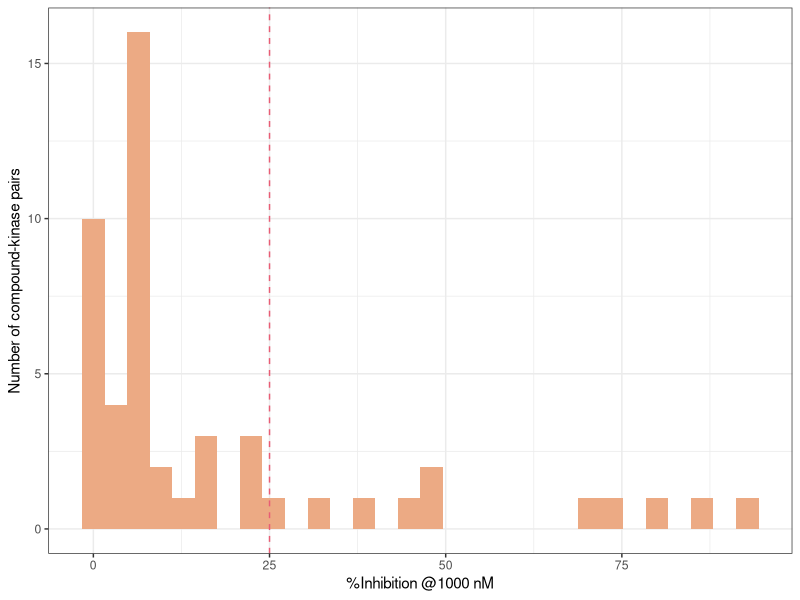
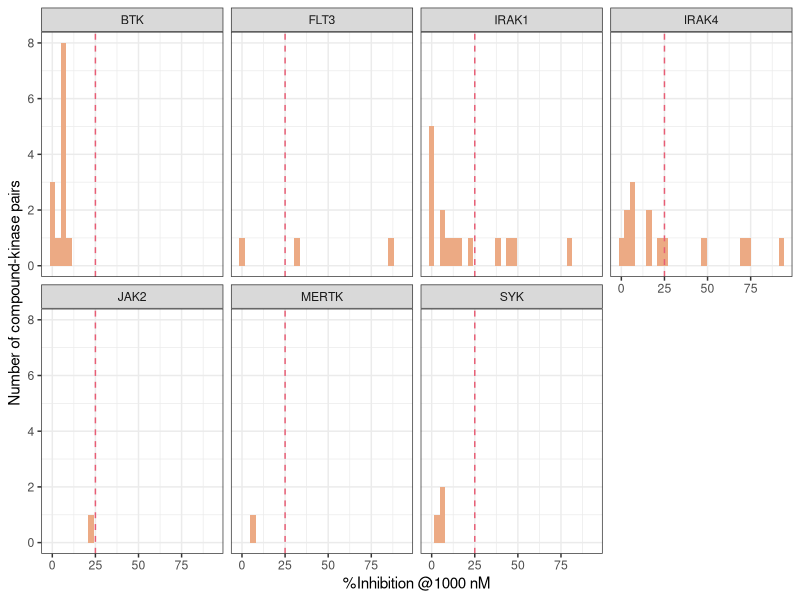
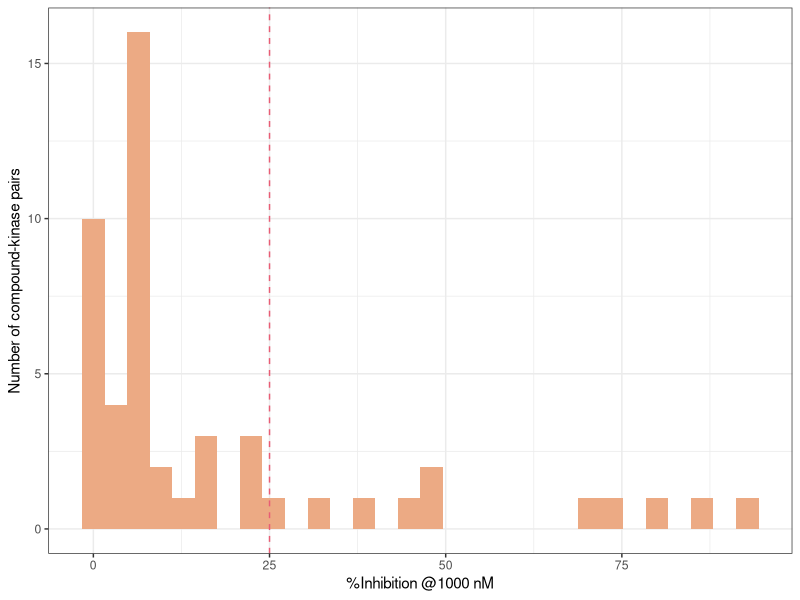
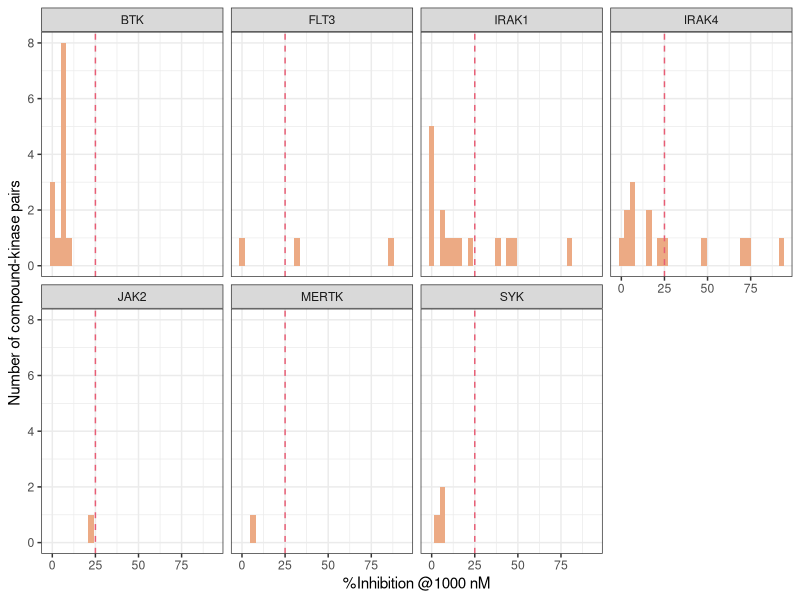

Source code (R) for these figures, in order:
library(tidyverse)

df_exp_pred_inact <- 
  readr::read_csv(
    file = "exp_data.csv"
  ) %>% 
  dplyr::filter(
    .data$pwkrr_two_stage_pred_pAct < 6 
  )

df_exp_pred_inact %>% 
  ggplot2::ggplot(
    aes(x = activity_value)
  ) +
  geom_histogram(
    fill ="#ECAA84"
  ) +
  geom_vline(
    xintercept = 25,
    color = "#E85D75",
    linetype = "dashed"
  ) +
  xlab("%Inhibition @1000 nM") +
  ylab("Number of compound-kinase pairs") +
  theme_bw()

ggsave(
  "supp_fig7.pdf",
  width = 4.2,
  height = 4
)


df_exp_pred_inact %>% 
  ggplot2::ggplot(
    aes(x = activity_value)
  ) +
  geom_histogram(
    fill = "#ECAA84"
  ) +
  facet_wrap(
    vars(hgnc_symbol),
    ncol = 4
  ) +
  geom_vline(
    xintercept = 25,
    color = "#E85D75",
    linetype = "dashed"
  ) +
  xlab("%Inhibition @1000 nM") +
  ylab("Number of compound-kinase pairs") +
  theme_bw()

ggsave(
  "supp_fig8.pdf",
  width = 7.21,
  height = 4.5
)
